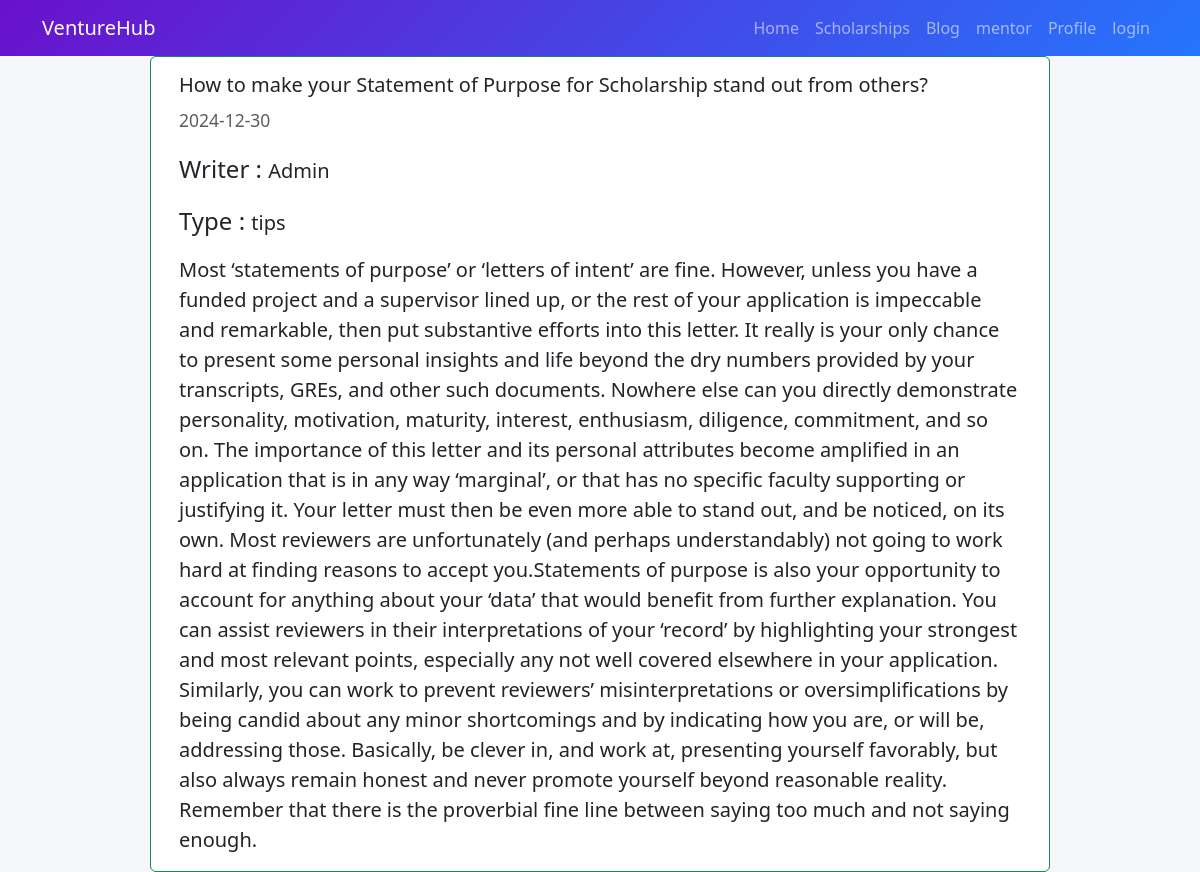
Screenshot of /blogDetails.php?blog_id=1 with the database file from the repository.
### tables this page shows
CREATE TABLE `blog` (
  `id` int(11) NOT NULL,
  `title` varchar(500) NOT NULL,
  `description` varchar(5000) NOT NULL,
  `date` date NOT NULL DEFAULT current_timestamp(),
  `writer` varchar(255) NOT NULL,
  `type` varchar(255) NOT NULL,
  `stu_id` int(11) DEFAULT NULL
);

### db.php (called while the page is built, shortened)
<?php
class DBController
{
    private $conn;
    function __construct()
    {
        $this->conn = mysqli_connect("localhost", "root", "", "studentscholarship");
    }
    function readData($query)
    {
        $result = mysqli_query($this->conn, $query);
        while ($row = mysqli_fetch_assoc($result)) {
            $data[] = $row;
        }
        if (!empty($data)) {
            return $data;
        }
        return null;
    }
}

### blogDetails.php (the view, shortened to what this page needs)
<?php
$id = $_GET['blog_id'];
?>
<!DOCTYPE html>
<html lang="en">
<head>
    <link href="https://cdn.jsdelivr.net/npm/bootstrap@5.3.0/dist/css/bootstrap.min.css" rel="stylesheet">
    <link rel="stylesheet" href="style.css">
</head>
<body>
    <?php
    include('nav.php')
    ?>
    <?php
    $sql = "SELECT * FROM blog WHERE id = $id";
    $rows = $db->readData($sql);
    if (!empty($rows)) {
    ?>
        <div class="container card w-75 border-success mt-10">
            <div class="card-body">
                <h5 class="card-title"><?php echo $rows[0]['title'] ?></h5>
                <p class="card-text"><small class="text-muted"><?php echo $rows[0]['date'] ?></small></p>
                <p class="card-text"><span class="fs-4">Writer : </span><?php echo $rows[0]['writer'] ?></p>
                <p class="card-text"><span class="fs-4">Type : </span><?php echo $rows[0]['type'] ?></p>
                <p class="card-text"><?php echo $rows[0]['description'] ?></p>
            </div>
        </div>
    <?php
    }
    ?>
</body>
</html>

### style.css (style rules this page uses)
* { margin: 0; padding: 0px; }
body { background-color: #f4f6f9; }
p { font-size: 20px; }

### rows the page displays
blog: title "How to make your Statement of Purpose for Scholarship stand out from others?", date "2024-12-30", writer "Admin", type "tips", description "Most ‘statements of purpose’ or ‘letters of intent’ are fine. However, unless you have a funded project and a supervisor lined up, or the rest of your application is impeccable and remarkable, then put substantive efforts into this letter. It really is your only chance to present some personal insights and life beyond the dry numbers provided by your transcripts, GREs, and other such documents. Nowhere else can you directly demonstrate personality, motivation, maturity, interest, enthusiasm, diligence, commitment, and so on. The importance of this letter and its personal attributes become amplified in an application that is in any way ‘marginal’, or that has no specific faculty supporting…"
